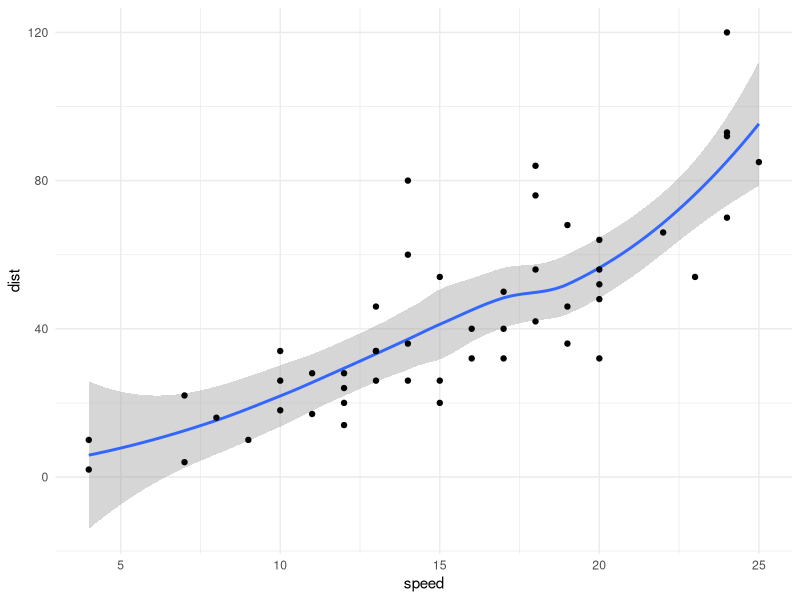

Write the R code that produced this figure.
## ---- chunk 1
library(tidyverse)
library(ggplot2)
## ---- chunk 2
knitr::opts_chunk$set(echo = TRUE)
## ---- chunk 3
summary(cars)
## ---- chunk 4
ggplot(cars, aes(x = speed, y = dist)) +
  geom_smooth() +
  geom_point() +
  theme_minimal()
